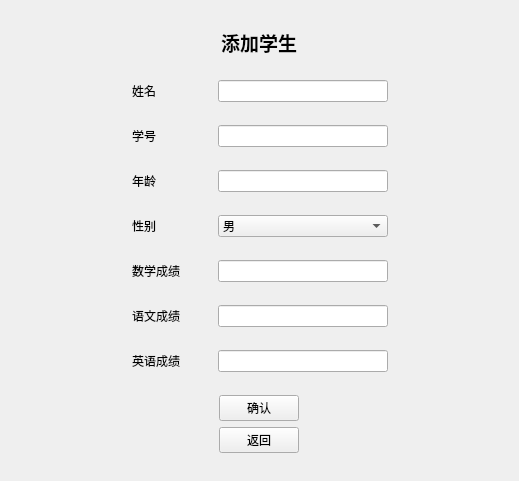
<?xml version="1.0" encoding="UTF-8"?>
<ui version="4.0">
 <class>AddStu</class>
 <widget class="QWidget" name="AddStu">
  <property name="geometry">
   <rect>
    <x>0</x>
    <y>0</y>
    <width>519</width>
    <height>481</height>
   </rect>
  </property>
  <property name="windowTitle">
   <string>Form</string>
  </property>
  <layout class="QVBoxLayout" name="verticalLayout_2">
   <item>
    <layout class="QVBoxLayout" name="verticalLayout">
     <item>
      <spacer name="verticalSpacer_3">
       <property name="orientation">
        <enum>Qt::Orientation::Vertical</enum>
       </property>
       <property name="sizeHint" stdset="0">
        <size>
         <width>20</width>
         <height>40</height>
        </size>
       </property>
      </spacer>
     </item>
     <item alignment="Qt::AlignmentFlag::AlignHCenter">
      <widget class="QLabel" name="Title">
       <property name="text">
        <string>&lt;html&gt;&lt;head/&gt;&lt;body&gt;&lt;p&gt;&lt;span style=&quot; font-size:14pt; font-weight:700;&quot;&gt;添加学生&lt;/span&gt;&lt;/p&gt;&lt;/body&gt;&lt;/html&gt;</string>
       </property>
      </widget>
     </item>
     <item>
      <spacer name="verticalSpacer_2">
       <property name="orientation">
        <enum>Qt::Orientation::Vertical</enum>
       </property>
       <property name="sizeHint" stdset="0">
        <size>
         <width>20</width>
         <height>40</height>
        </size>
       </property>
      </spacer>
     </item>
     <item>
      <layout class="QHBoxLayout" name="horizontalLayout">
       <item>
        <spacer name="horizontalSpacer">
         <property name="orientation">
          <enum>Qt::Orientation::Horizontal</enum>
         </property>
         <property name="sizeHint" stdset="0">
          <size>
           <width>40</width>
           <height>20</height>
          </size>
         </property>
        </spacer>
       </item>
       <item>
        <widget class="QLabel" name="label_1">
         <property name="minimumSize">
          <size>
           <width>80</width>
           <height>0</height>
          </size>
         </property>
         <property name="text">
          <string>姓名</string>
         </property>
        </widget>
       </item>
       <item>
        <widget class="QLineEdit" name="InputeName">
         <property name="minimumSize">
          <size>
           <width>170</width>
           <height>0</height>
          </size>
         </property>
        </widget>
       </item>
       <item>
        <spacer name="horizontalSpacer_2">
         <property name="orientation">
          <enum>Qt::Orientation::Horizontal</enum>
         </property>
         <property name="sizeHint" stdset="0">
          <size>
           <width>40</width>
           <height>20</height>
          </size>
         </property>
        </spacer>
       </item>
      </layout>
     </item>
     <item>
      <spacer name="verticalSpacer_4">
       <property name="orientation">
        <enum>Qt::Orientation::Vertical</enum>
       </property>
       <property name="sizeHint" stdset="0">
        <size>
         <width>20</width>
         <height>40</height>
        </size>
       </property>
      </spacer>
     </item>
     <item>
      <layout class="QHBoxLayout" name="horizontalLayout_2">
       <item>
        <spacer name="horizontalSpacer_3">
         <property name="orientation">
          <enum>Qt::Orientation::Horizontal</enum>
         </property>
         <property name="sizeHint" stdset="0">
          <size>
           <width>40</width>
           <height>20</height>
          </size>
         </property>
        </spacer>
       </item>
       <item>
        <widget class="QLabel" name="label_2">
         <property name="minimumSize">
          <size>
           <width>80</width>
           <height>0</height>
          </size>
         </property>
         <property name="text">
          <string>学号</string>
         </property>
        </widget>
       </item>
       <item>
        <widget class="QLineEdit" name="InputeId">
         <property name="minimumSize">
          <size>
           <width>170</width>
           <height>0</height>
          </size>
         </property>
        </widget>
       </item>
       <item>
        <spacer name="horizontalSpacer_4">
         <property name="orientation">
          <enum>Qt::Orientation::Horizontal</enum>
         </property>
         <property name="sizeHint" stdset="0">
          <size>
           <width>40</width>
           <height>20</height>
          </size>
         </property>
        </spacer>
       </item>
      </layout>
     </item>
     <item>
      <spacer name="verticalSpacer_5">
       <property name="orientation">
        <enum>Qt::Orientation::Vertical</enum>
       </property>
       <property name="sizeHint" stdset="0">
        <size>
         <width>20</width>
         <height>40</height>
        </size>
       </property>
      </spacer>
     </item>
     <item>
      <layout class="QHBoxLayout" name="horizontalLayout_4">
       <item>
        <spacer name="horizontalSpacer_5">
         <property name="orientation">
          <enum>Qt::Orientation::Horizontal</enum>
         </property>
         <property name="sizeHint" stdset="0">
          <size>
           <width>40</width>
           <height>20</height>
          </size>
         </property>
        </spacer>
       </item>
       <item>
        <widget class="QLabel" name="label_4">
         <property name="minimumSize">
          <size>
           <width>80</width>
           <height>0</height>
          </size>
         </property>
         <property name="text">
          <string>年龄</string>
         </property>
        </widget>
       </item>
       <item>
        <widget class="QLineEdit" name="InputeAge">
         <property name="minimumSize">
          <size>
           <width>170</width>
           <height>0</height>
          </size>
         </property>
        </widget>
       </item>
       <item>
        <spacer name="horizontalSpacer_6">
         <property name="orientation">
          <enum>Qt::Orientation::Horizontal</enum>
         </property>
         <property name="sizeHint" stdset="0">
          <size>
           <width>40</width>
           <height>20</height>
          </size>
         </property>
        </spacer>
       </item>
      </layout>
     </item>
     <item>
      <spacer name="verticalSpacer_6">
       <property name="orientation">
        <enum>Qt::Orientation::Vertical</enum>
       </property>
       <property name="sizeHint" stdset="0">
        <size>
         <width>20</width>
         <height>40</height>
        </size>
       </property>
      </spacer>
     </item>
     <item>
      <layout class="QHBoxLayout" name="horizontalLayout_3">
       <item>
        <spacer name="horizontalSpacer_7">
         <property name="orientation">
          <enum>Qt::Orientation::Horizontal</enum>
         </property>
         <property name="sizeHint" stdset="0">
          <size>
           <width>40</width>
           <height>20</height>
          </size>
         </property>
        </spacer>
       </item>
       <item>
        <widget class="QLabel" name="label_3">
         <property name="minimumSize">
          <size>
           <width>80</width>
           <height>0</height>
          </size>
         </property>
         <property name="text">
          <string>性别</string>
         </property>
        </widget>
       </item>
       <item>
        <widget class="QComboBox" name="comboBox">
         <property name="minimumSize">
          <size>
           <width>170</width>
           <height>0</height>
          </size>
         </property>
         <item>
          <property name="text">
           <string>男</string>
          </property>
         </item>
         <item>
          <property name="text">
           <string>女</string>
          </property>
         </item>
        </widget>
       </item>
       <item>
        <spacer name="horizontalSpacer_8">
         <property name="orientation">
          <enum>Qt::Orientation::Horizontal</enum>
         </property>
         <property name="sizeHint" stdset="0">
          <size>
           <width>40</width>
           <height>20</height>
          </size>
         </property>
        </spacer>
       </item>
      </layout>
     </item>
     <item>
      <spacer name="verticalSpacer_7">
       <property name="orientation">
        <enum>Qt::Orientation::Vertical</enum>
       </property>
       <property name="sizeHint" stdset="0">
        <size>
         <width>20</width>
         <height>40</height>
        </size>
       </property>
      </spacer>
     </item>
     <item>
      <layout class="QHBoxLayout" name="horizontalLayout_5">
       <item>
        <spacer name="horizontalSpacer_9">
         <property name="orientation">
          <enum>Qt::Orientation::Horizontal</enum>
         </property>
         <property name="sizeHint" stdset="0">
          <size>
           <width>40</width>
           <height>20</height>
          </size>
         </property>
        </spacer>
       </item>
       <item>
        <widget class="QLabel" name="label_5">
         <property name="minimumSize">
          <size>
           <width>80</width>
           <height>0</height>
          </size>
         </property>
         <property name="text">
          <string>数学成绩</string>
         </property>
        </widget>
       </item>
       <item>
        <widget class="QLineEdit" name="InputeM">
         <property name="minimumSize">
          <size>
           <width>170</width>
           <height>0</height>
          </size>
         </property>
        </widget>
       </item>
       <item>
        <spacer name="horizontalSpacer_10">
         <property name="orientation">
          <enum>Qt::Orientation::Horizontal</enum>
         </property>
         <property name="sizeHint" stdset="0">
          <size>
           <width>40</width>
           <height>20</height>
          </size>
         </property>
        </spacer>
       </item>
      </layout>
     </item>
     <item>
      <spacer name="verticalSpacer_8">
       <property name="orientation">
        <enum>Qt::Orientation::Vertical</enum>
       </property>
       <property name="sizeHint" stdset="0">
        <size>
         <width>20</width>
         <height>40</height>
        </size>
       </property>
      </spacer>
     </item>
     <item>
      <layout class="QHBoxLayout" name="horizontalLayout_6">
       <item>
        <spacer name="horizontalSpacer_11">
         <property name="orientation">
          <enum>Qt::Orientation::Horizontal</enum>
         </property>
         <property name="sizeHint" stdset="0">
          <size>
           <width>40</width>
           <height>20</height>
          </size>
         </property>
        </spacer>
       </item>
       <item>
        <widget class="QLabel" name="label_6">
         <property name="minimumSize">
          <size>
           <width>80</width>
           <height>0</height>
          </size>
         </property>
         <property name="text">
          <string>语文成绩</string>
         </property>
        </widget>
       </item>
       <item>
        <widget class="QLineEdit" name="InputeC">
         <property name="minimumSize">
          <size>
           <width>170</width>
           <height>0</height>
          </size>
         </property>
        </widget>
       </item>
       <item>
        <spacer name="horizontalSpacer_12">
         <property name="orientation">
          <enum>Qt::Orientation::Horizontal</enum>
         </property>
         <property name="sizeHint" stdset="0">
          <size>
           <width>40</width>
           <height>20</height>
          </size>
         </property>
        </spacer>
       </item>
      </layout>
     </item>
     <item>
      <spacer name="verticalSpacer_9">
       <property name="orientation">
        <enum>Qt::Orientation::Vertical</enum>
       </property>
       <property name="sizeHint" stdset="0">
        <size>
         <width>20</width>
         <height>40</height>
        </size>
       </property>
      </spacer>
     </item>
     <item>
      <layout class="QHBoxLayout" name="horizontalLayout_7">
       <item>
        <spacer name="horizontalSpacer_13">
         <property name="orientation">
          <enum>Qt::Orientation::Horizontal</enum>
         </property>
         <property name="sizeHint" stdset="0">
          <size>
           <width>40</width>
           <height>20</height>
          </size>
         </property>
        </spacer>
       </item>
       <item>
        <widget class="QLabel" name="label_7">
         <property name="minimumSize">
          <size>
           <width>80</width>
           <height>0</height>
          </size>
         </property>
         <property name="text">
          <string>英语成绩</string>
         </property>
        </widget>
       </item>
       <item>
        <widget class="QLineEdit" name="InputeE">
         <property name="minimumSize">
          <size>
           <width>170</width>
           <height>0</height>
          </size>
         </property>
        </widget>
       </item>
       <item>
        <spacer name="horizontalSpacer_14">
         <property name="orientation">
          <enum>Qt::Orientation::Horizontal</enum>
         </property>
         <property name="sizeHint" stdset="0">
          <size>
           <width>40</width>
           <height>20</height>
          </size>
         </property>
        </spacer>
       </item>
      </layout>
     </item>
     <item>
      <spacer name="verticalSpacer_10">
       <property name="orientation">
        <enum>Qt::Orientation::Vertical</enum>
       </property>
       <property name="sizeHint" stdset="0">
        <size>
         <width>20</width>
         <height>40</height>
        </size>
       </property>
      </spacer>
     </item>
     <item alignment="Qt::AlignmentFlag::AlignHCenter">
      <widget class="QPushButton" name="Ensure">
       <property name="text">
        <string>确认</string>
       </property>
      </widget>
     </item>
     <item alignment="Qt::AlignmentFlag::AlignHCenter">
      <widget class="QPushButton" name="return_2">
       <property name="text">
        <string>返回</string>
       </property>
      </widget>
     </item>
     <item>
      <spacer name="verticalSpacer">
       <property name="orientation">
        <enum>Qt::Orientation::Vertical</enum>
       </property>
       <property name="sizeHint" stdset="0">
        <size>
         <width>20</width>
         <height>40</height>
        </size>
       </property>
      </spacer>
     </item>
    </layout>
   </item>
  </layout>
 </widget>
 <resources/>
 <connections/>
</ui>
